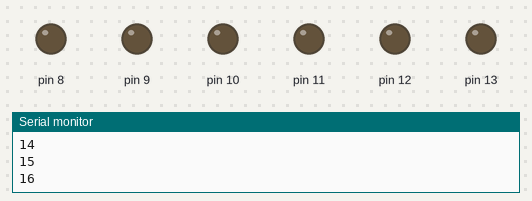
Recording of a sketch running on a simulated Arduino Uno, built with avr-gcc and run on an emulated ATmega328P. Shown: output pins drawn as LEDs (lit = HIGH), the last lines printed to the serial monitor.

Above: at 0.06 s.
At 1.6 s:
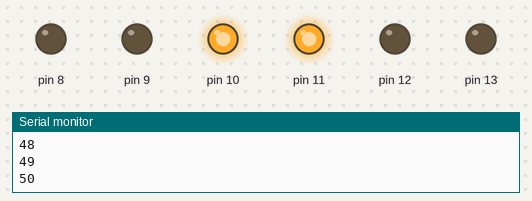
At 4.7 s:
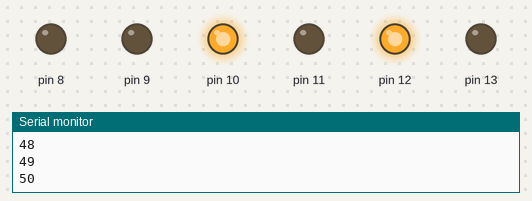
At 8.7 s:
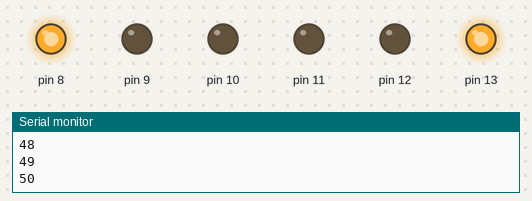
At 13.3 s:
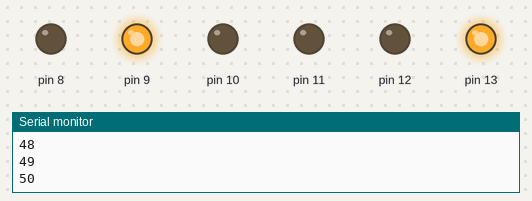
At 17.4 s:
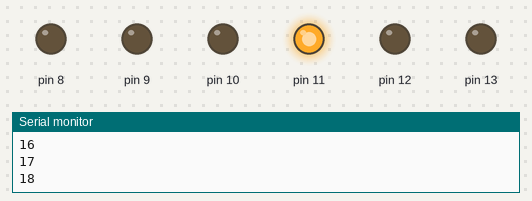
Timing chart, 0 to 19.9 s (numbered marks = the images above):
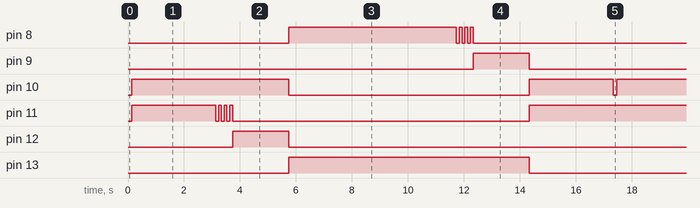

Measured:
- by itself, pin 8: goes HIGH 6.0 s, 3 × (LOW 0.10 s, HIGH 0.10 s), LOW 10.7 s, HIGH 6.0 s, 3 × (LOW 0.10 s, HIGH 0.10 s), then LOW
- by itself, pin 9, pin 12: alternates HIGH for 2.0 s and LOW for 15.3 s
- by itself, pin 10: LOW → HIGH at 0.13 s, → LOW 5.6 s later, → HIGH 8.6 s later, → LOW 3.0 s later, … (9 changes in this stretch)
- by itself, pin 11: repeats every 17.3 s: 3 × (LOW 0.10 s, HIGH 0.10 s), LOW 10.6 s, HIGH 6.1 s
- by itself, pin 13: alternates HIGH for 8.6 s and LOW for 8.7 s

The sketch:

practica4.ino
```cpp
void setup() {
  for (int i = 8; i <= 13; i++) {
    pinMode(i, OUTPUT);
  }
  Serial.begin(9600);
}

void contar() {
  for (int i = 0; i <= 50; i++) {
    Serial.println(i);
  }
}

void encender(int x, bool parpadear, int seconds) {


  digitalWrite(x, HIGH);
  delay(seconds);

  if (parpadear) {
    for (int i = 1; i <= 3; i++) {
      digitalWrite(x, LOW);
      delay(100);
      digitalWrite(x, HIGH);
      delay(100);
    }
  }

  digitalWrite(x, LOW);
}

void encender2(int x) {
  digitalWrite(x, HIGH);
}

void apagar(int x){
  digitalWrite(x, LOW);
}


void loop() {
  contar();

  encender2(10);
  encender(11, true, 3000);
  encender(12, false, 2000);
  apagar(10);
  encender2(8);
  encender(13, false, 3000);

  encender2(13);
  encender(8, true, 3000);
  encender(9, false, 2000);
  apagar(13);
  encender2(11);
  encender(10, false, 3000);

}
```
